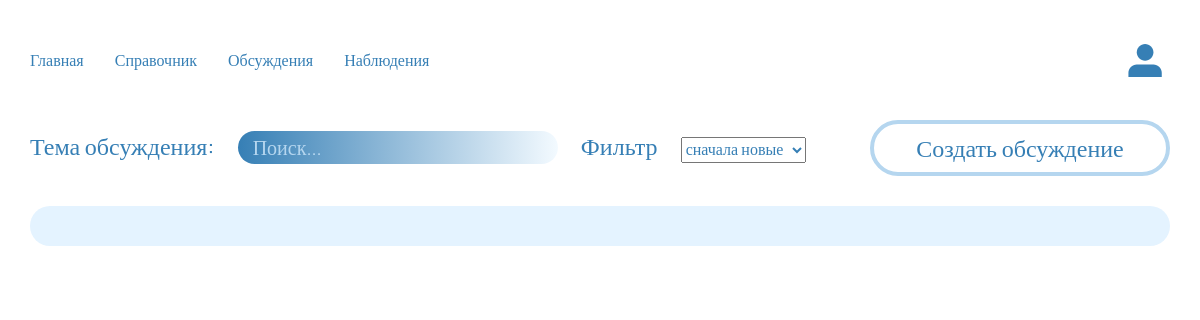
The app's page /discussions/, older data.
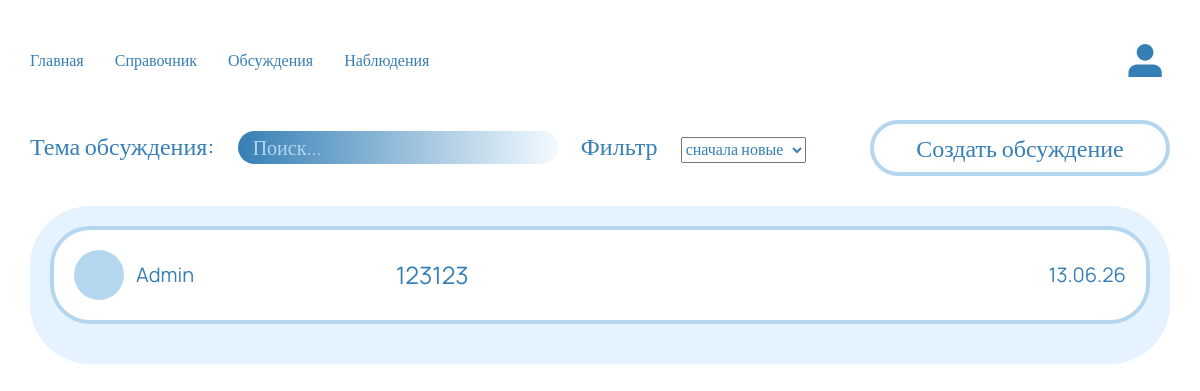
The same page, newer data.
### discussions/models.py (models this page shows)
class Discussions(models.Model):
    title = models.CharField(max_length=200, null=False)
    content = models.TextField(max_length=1000, null=False)
    image = models.ImageField(upload_to='images/discussions/', null=True, blank=True)
    user = models.ForeignKey(User, on_delete=models.CASCADE)
    date = models.DateField(auto_now_add=True)

### userprofile/models.py (models this page shows)
class Profile(models.Model):
    user = models.OneToOneField(User, on_delete=models.CASCADE)
    first_name = models.CharField(max_length=50, blank=True)
    last_name = models.CharField(max_length=50, blank=True)
    email = models.EmailField(max_length=254, blank=True)
    logo = models.ImageField(blank=True, null=True, default=None, upload_to=product_preview_directory_path)

### discussions/views.py (the view)
# urls.py: path('', ListDiscussionView.as_view(), name='list'),
class ListDiscussionView(View):
    def get(self, request: HttpRequest) -> HttpResponse:
        if request.GET.get("sort") == 'old':
            sort = 'date'
        else:
            sort = '-date'
        if request.GET.get("search"):
            discussions = Discussions.objects.filter(title__icontains=request.GET.get("search")).order_by(sort)
        else:
            discussions = Discussions.objects.all().order_by(sort)
        context = {
            'sort': request.GET.get("sort"),
            'search': request.GET.get("search"),
            'discussions': discussions,
        }
        return render(request, 'discussions/list_discussion.html', context=context)

### discussions/templates/discussions/list_discussion.html (shortened to what this page needs)
{% extends "base.html" %}
{% block main %}
<div class="container">
    <div class="discussions-header">
        <form method="get" class="discussions_form">
            <label for="discussions-search">Тема обсуждения:</label>
            <input
                    id="discussions-search"
                    class="discussions_search"
                    name="search"
                    placeholder="Поиск..."
            >
            <label for="discussions-sort">Фильтр</label>
            <select name="sort" id="discussions-sort" onchange="this.form.submit();">
                {% if sort == "old" %}
                    <option value="old">сначала старые</option>
                    <option value="new">сначала новые</option>
                {% else %}
                    <option value="new">сначала новые</option>
                {% endif %}
            </select>
        </form>
        <a class="btn_light" href="{% url 'discussions:create'%}">Создать обсуждение</a>
    </div>
    <div class="discussions">
        {% for discussion in discussions %}
        <a class="discussions-item" href="{% url 'discussions:detail' pk=discussion.pk %}">
            <div class="discussions-logo"
                {% if discussion.user.profile.logo %}
                style="background-image: url(../../..{{ discussion.user.profile.logo.url }});"
                {% endif %}
                 >
            </div>
            <p class="discussions-user">
                {{ discussion.user.profile.first_name }} {{ discussion.user.profile.last_name }}
            </p>
            <p class="discussions-title">{{ discussion.title|truncatechars:'40' }}</p>
            <p class="discussions-date">{{ discussion.date | date:"d.m.y" }}</p>
        </a>
        {% endfor %}
    </div>
</div>
{% endblock %}

Row changes from the older to the newer data that the page shows:
added Discussions: user.profile.first_name "Admin", title "123123", date "13.06.26"
